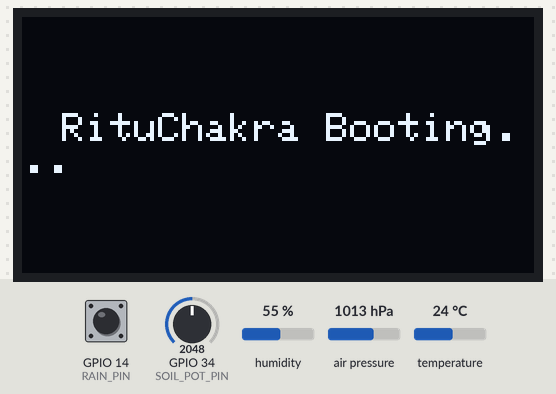
This sketch was run on a simulated ESP32. On the bench: 128×64 one-colour display. The test bench sets the inputs (shaded band); at power-on: humidity 55 %, GPIO 34 (SOIL_POT_PIN) = 2048, GPIO 14 (RAIN_PIN) HIGH, air pressure 1013 hPa, temperature 24 °C. WiFi joins after 1.5 s; servers stay silent unless stated; what the sketch prints to the serial monitor is not drawn.

Above: at 0.6 s.
At 3.3 s:
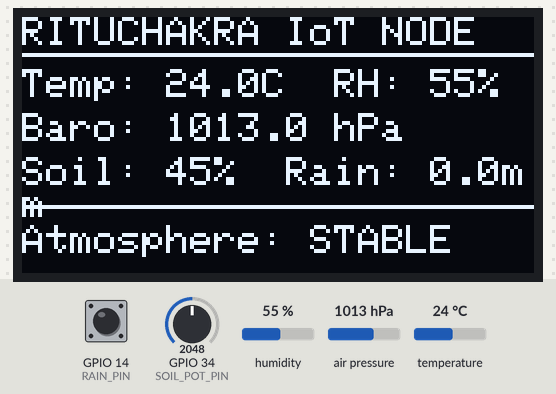
3.4 s: humidity set to 22 %
At 4.3 s:
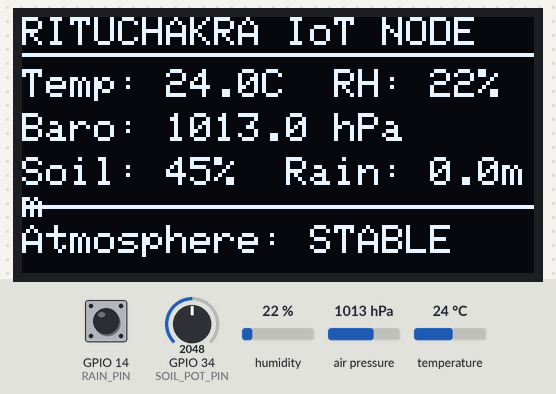
5.2 s: GPIO 34 (SOIL_POT_PIN) set to 1460
At 7.1 s:
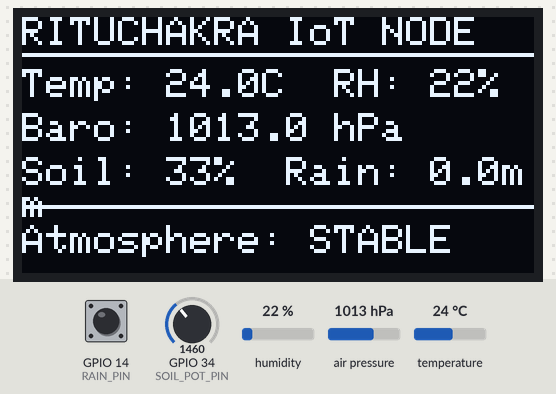
8.2 s: GPIO 14 (RAIN_PIN) pulled LOW for 0.15 s
9.8 s: air pressure set to 952 hPa
At 12.4 s:
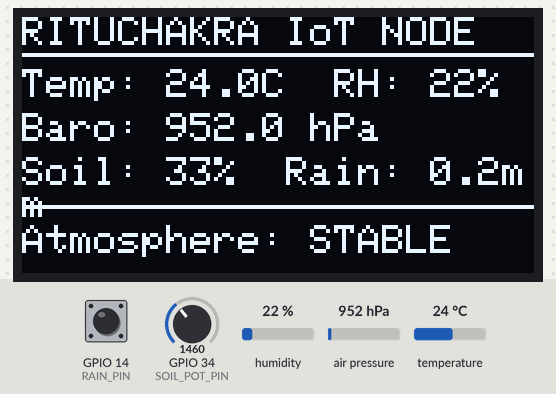
12.7 s: humidity set to 88 %
At 13.9 s:
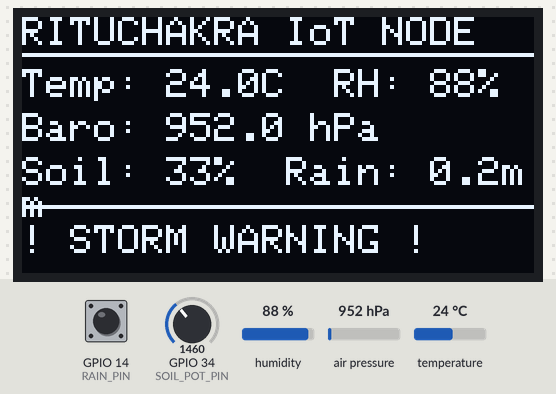
14.2 s: GPIO 34 (SOIL_POT_PIN) set to 1546
Timing chart, 0 to 16.7 s (numbered marks = the images above; inputs shaded):
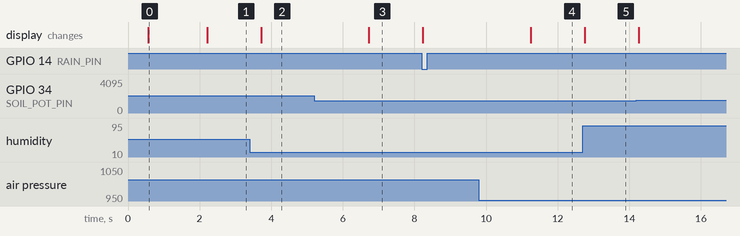

The sketch:

sketch.ino
```cpp
/*
 * =====================================================================================
 * RituChakra: Field Shift — Full Community IoT Node Hardware Simulator
 * NASA Space Apps Challenge 2026 | Team Gandharvas
 *
 * COMPLETE HARDWARE SUITE SIMULATED IN WOKWI:
 * 1. Bosch BME280 (I2C):
 *    - Barometric Atmospheric Pressure (hPa)
 *    - Ambient Air Temperature (°C)
 *    - Relative Humidity (%)
 * 2. Capacitive Soil Moisture Sensor v1.2:
 *    - Root-Zone Volumetric Water Content (0% to 100% VWC) via Potentiometer on GPIO 34
 * 3. Optical Tipping Bucket Rain Gauge:
 *    - Pushbutton interrupt on GPIO 14 (0.2mm per tip)
 * 4. SSD1306 128x64 OLED Display (I2C):
 *    - Live visual field telemetry dashboard & Phase 1 "Bird Effect" Storm Alerts
 * 5. Wokwi Virtual WiFi & REST Server:
 *    - Connects to "Wokwi-GUEST" and serves live JSON telemetry on http://<IP>/data
 * =====================================================================================
 */

#include <WiFi.h>
#include <WebServer.h>
#include <Wire.h>
#include <Adafruit_Sensor.h>
#include <Adafruit_BME280.h>
#include <Adafruit_GFX.h>
#include <Adafruit_SSD1306.h>

// --- Pin Definitions ---
#define SOIL_POT_PIN     34    // GPIO 34 (ADC1)
#define RAIN_PIN         14    // GPIO 14 (Interrupt for rain gauge)
#define SCREEN_WIDTH    128
#define SCREEN_HEIGHT    64
#define OLED_RESET       -1

// Node Configuration
const char* NODE_ID = "COMM_NODE_MH_042";
const char* REGION  = "Vidarbha_Krishi_Kendra";

Adafruit_BME280 bme;
Adafruit_SSD1306 display(SCREEN_WIDTH, SCREEN_HEIGHT, &Wire, OLED_RESET);
WebServer server(80);

volatile unsigned long rainTips = 0;
float currentTemp = 28.5;
float currentHumidity = 62.0;
float currentPressure = 1012.8;
float currentSoilMoisture = 35.0;
float deltaP3h = -0.3;
float dewPoint = 20.5;
float dewPointDepression = 8.0;
bool birdEffectAlert = false;
unsigned long lastUpdate = 0;

void IRAM_ATTR onRainTip() {
  rainTips++;
}

float calcDewPoint(float temp, float rh) {
  float a = 17.27;
  float b = 237.7;
  float alpha = ((a * temp) / (b + temp)) + log(rh / 100.0);
  return (b * alpha) / (a - alpha);
}

void updateOLED() {
  display.clearDisplay();

  // Header
  display.setTextSize(1);
  display.setTextColor(SSD1306_WHITE);
  display.setCursor(0, 0);
  display.println("RITUCHAKRA IoT NODE");
  display.drawLine(0, 9, 127, 9, SSD1306_WHITE);

  // Row 1: Temp & Humidity
  display.setCursor(0, 13);
  display.print("Temp: ");
  display.print(currentTemp, 1);
  display.print("C  RH: ");
  display.print(currentHumidity, 0);
  display.println("%");

  // Row 2: Barometric Pressure
  display.setCursor(0, 24);
  display.print("Baro: ");
  display.print(currentPressure, 1);
  display.print(" hPa");

  // Row 3: Soil Moisture & Rain
  display.setCursor(0, 35);
  display.print("Soil: ");
  display.print(currentSoilMoisture, 0);
  display.print("%  Rain: ");
  display.print(rainTips * 0.2, 1);
  display.println("mm");

  // Row 4: Bird Effect Storm Alert Banner
  display.drawLine(0, 47, 127, 47, SSD1306_WHITE);
  display.setCursor(0, 52);
  if (birdEffectAlert) {
    display.print("! STORM WARNING !");
  } else {
    display.print("Atmosphere: STABLE");
  }

  display.display();
}

void readAllSensors() {
  // Read BME280
  float t = bme.readTemperature();
  float h = bme.readHumidity();
  float p = bme.readPressure() / 100.0F;

  if (!isnan(t) && t > -30.0 && t < 80.0) currentTemp = t;
  if (!isnan(h) && h >= 0.0 && h <= 100.0) currentHumidity = h;
  if (!isnan(p) && p > 800.0 && p < 1100.0) currentPressure = p;

  // Read Soil Moisture Potentiometer (0 - 4095 mapped to 5% - 85% VWC)
  int rawSoil = analogRead(SOIL_POT_PIN);
  currentSoilMoisture = map(rawSoil, 0, 4095, 5, 85);

  // Compute Dew Point & Depression
  dewPoint = calcDewPoint(currentTemp, currentHumidity);
  dewPointDepression = max(0.1F, currentTemp - dewPoint);

  // Compute delta P (If pressure dropped below 1009 hPa with high humidity)
  deltaP3h = (currentPressure - 1013.25);

  // Phase 1: Bird Effect Early Storm Warning
  birdEffectAlert = (deltaP3h <= -2.0F && dewPointDepression <= 4.5F);
}

// REST API for RituChakra Dashboard
void handleData() {
  readAllSensors();

  String json = "{";
  json += "\"node_id\":\"" + String(NODE_ID) + "\",";
  json += "\"region\":\"" + String(REGION) + "\",";
  json += "\"temp\":" + String(currentTemp, 1) + ",";
  json += "\"soil_temp\":" + String(currentTemp - 1.5, 1) + ",";
  json += "\"humidity\":" + String(currentHumidity, 1) + ",";
  json += "\"pressure\":" + String(currentPressure, 1) + ",";
  json += "\"delta_p_3h\":" + String(deltaP3h, 1) + ",";
  json += "\"dew_point_c\":" + String(dewPoint, 1) + ",";
  json += "\"bird_effect_alert\":" + String(birdEffectAlert ? "true" : "false") + ",";
  json += "\"soil_moisture\":" + String(currentSoilMoisture, 1) + ",";
  json += "\"rain\":" + String(rainTips * 0.2, 1) + ",";
  json += "\"uptime_sec\":" + String(millis() / 1000);
  json += "}";

  server.sendHeader("Access-Control-Allow-Origin", "*");
  server.send(200, "application/json", json);
}

void setup() {
  Serial.begin(115200);
  delay(500);

  Serial.println("\n=======================================================");
  Serial.println("  RituChakra: Field Shift — Full Community IoT Node    ");
  Serial.println("  NASA Space Apps Challenge 2026 | Team Gandharvas     ");
  Serial.println("=======================================================\n");

  Wire.begin();

  // Initialize OLED Display
  if (!display.begin(SSD1306_SWITCHCAPVCC, 0x3C)) {
    Serial.println("[WARN] OLED display not found at 0x3C");
  } else {
    display.clearDisplay();
    display.setTextSize(1);
    display.setTextColor(SSD1306_WHITE);
    display.setCursor(10, 24);
    display.println("RituChakra Booting...");
    display.display();
  }

  // Initialize Bosch BME280
  if (!bme.begin(0x76) && !bme.begin(0x77)) {
    Serial.println("[ERROR] BME280 sensor not detected on I2C bus!");
  } else {
    Serial.println("[OK] Bosch BME280 (Pressure/Temp/Humidity) active.");
  }

  // Setup pins
  pinMode(SOIL_POT_PIN, INPUT);
  pinMode(RAIN_PIN, INPUT_PULLUP);
  attachInterrupt(digitalPinToInterrupt(RAIN_PIN), onRainTip, FALLING);

  // Connect to Wokwi Virtual WiFi
  Serial.print("[WiFi] Connecting to virtual Wokwi-GUEST...");
  WiFi.begin("Wokwi-GUEST", "", 6);

  int tries = 0;
  while (WiFi.status() != WL_CONNECTED && tries < 15) {
    delay(200);
    Serial.print(".");
    tries++;
  }

  if (WiFi.status() == WL_CONNECTED) {
    Serial.println(" CONNECTED!");
    Serial.print("[WiFi] IP Address: ");
    Serial.println(WiFi.localIP());
    Serial.print("[REST Webhook]: http://");
    Serial.print(WiFi.localIP());
    Serial.println("/data");
  }

  server.on("/data", handleData);
  server.begin();
  Serial.println("[HTTP] Server ready.\n");
}

void loop() {
  server.handleClient();

  if (millis() - lastUpdate >= 1500) {
    lastUpdate = millis();
    readAllSensors();
    updateOLED();

    // Print JSON telemetry to Serial Monitor
    Serial.print("{\"node_id\":\"COMM_NODE_MH_042\",\"temp\":");
    Serial.print(currentTemp, 1);
    Serial.print(",\"humidity\":");
    Serial.print(currentHumidity, 1);
    Serial.print(",\"pressure\":");
    Serial.print(currentPressure, 1);
    Serial.print(",\"soil_moisture\":");
    Serial.print(currentSoilMoisture, 1);
    Serial.print(",\"rain_mm\":");
    Serial.print(rainTips * 0.2, 1);
    Serial.print(",\"bird_effect\":");
    Serial.print(birdEffectAlert ? "\"ALERT_STORM\"" : "\"NOMINAL\"");
    Serial.println("}");
  }

  delay(20);
}
```

Measured:
- after the input at 3.4 s, the display: changes after 0.32 s (image 2)
- after the input at 5.2 s, the display: changes after 1.5 s (image 3)
- after the input at 9.8 s, the display: changes after 1.5 s (image 4)
- after the input at 12.7 s, the display: changes after 0.06 s (image 5)
- what the display in image 0 shows lasts 1.6 s, from 0.6 s to 2.2 s
